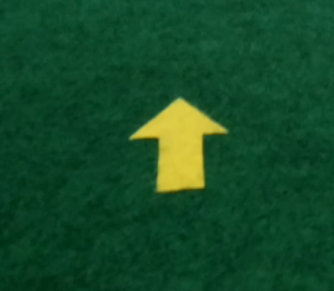
#> input picture arrow.png, 334 x 291 px
$ python arrow_moment.py
#> lines starting #> are read from the running program, lines starting #| are printed output that depends on the picture; after the words box and inside, x2 and y2 are one past the last pixel; in counts of white or black regions, pixels touching at a corner belong together
import cv2
import numpy as np

def find_arrow_direction(image):
    # Convert to grayscale
    gray = cv2.cvtColor(image, cv2.COLOR_BGR2GRAY)

    # Apply binary threshold
    _, thresh = cv2.threshold(gray, 127, 255, cv2.THRESH_BINARY)

    # Find contours
    contours, _ = cv2.findContours(thresh, cv2.RETR_EXTERNAL, cv2.CHAIN_APPROX_SIMPLE)

    # Assuming the largest contour is the arrow
    c = max(contours, key=cv2.contourArea)

    # Compute the center of the contour using moments
    M = cv2.moments(c)
    cX = int(M["m10"] / M["m00"])
    cY = int(M["m01"] / M["m00"])

    # Find the point in the contour that is furthest from the center
    max_distance = 0
    # endpoint = None
    endpoint = find_arrow_tip(c, cX, cY)
    for point in c:
        point = point[0]
        distance = np.sqrt((cX - point[0]) ** 2 + (cY - point[1]) ** 2)
        if distance > max_distance:
            max_distance = distance
            endpoint = point

    # Draw the center and the endpoint on the image
    cv2.circle(image, (cX, cY), 5, (0, 0, 255), -1)
    cv2.circle(image, (endpoint[0], endpoint[1]), 5, (0, 255, 0), -1)
    cv2.line(image, (cX, cY), (endpoint[0], endpoint[1]), (255, 0, 0), 2)

    return image

def find_arrow_tip(c, cX, cY):
    largest_angle = 0
    arrow_tip = None

    for i in range(len(c)):
        # Get two adjacent points
        p1 = c[i][0]
        p2 = c[(i + 1) % len(c)][0]

        # Compute vectors from the center of the contour to the points
        v1 = [p1[0] - cX, p1[1] - cY]
        v2 = [p2[0] - cX, p2[1] - cY]

        # Compute dot product and magnitude of vectors
        dot = v1[0] * v2[0] + v1[1] * v2[1]
        mag1 = np.sqrt(v1[0] ** 2 + v1[1] ** 2)
        mag2 = np.sqrt(v2[0] ** 2 + v2[1] ** 2)

        # Compute the angle between vectors using arccosine
        if mag1 * mag2 == 0:  # avoid division by zero
            continue
        angle = np.arccos(dot / (mag1 * mag2))

        # Update the arrow tip if this angle is larger than previous
        if angle > largest_angle:
            largest_angle = angle
            arrow_tip = p1

    return arrow_tip


# Read the image containing the arrow
image = cv2.imread('arrow.png')
#> image is the input picture: shape (291, 334, 3); mean B, G, R 41, 74.6, 20.5
result = find_arrow_direction(image)
#> in find_arrow_direction, `gray = cv2.cvtColor(image, cv2.COLOR_BGR2GRAY)`:
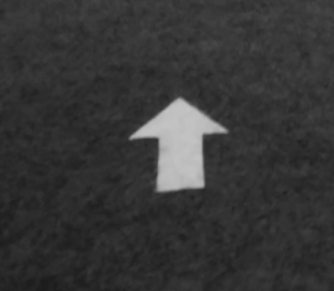
#> gray: shape (291, 334); min 27, max 197, mean 54.5
#> in find_arrow_direction, `_, thresh = cv2.threshold(gray, 127, 255, cv2.THRESH_BINARY)`:
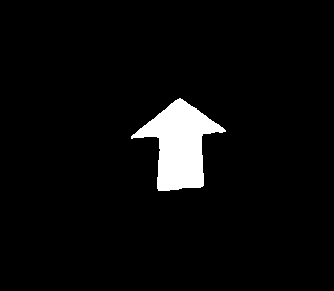
#> thresh: shape (291, 334); 4.5% white; 1 white region
#> in find_arrow_direction, `contours, _ = cv2.findContours(thresh, cv2.RETR_EXTERNAL, cv2.CHAIN_AP..`: contours = 1 contour; box (x1, y1, x2, y2) and area: (131, 98, 226, 191) 4178
#> in find_arrow_direction, `c = max(contours, key=cv2.contourArea)`: c = contour of 100 points, box (x1, y1, x2, y2) (131, 98, 226, 191), area 4178
#> in find_arrow_direction, `M = cv2.moments(c)`: M = moments, m00 4177.5, centre m10/m00, m01/m00 = (179.3, 144.4)
#> in find_arrow_direction, `cX = int(M["m10"] / M["m00"])`: cX = 179
#> in find_arrow_direction, `cY = int(M["m01"] / M["m00"])`: cY = 144
#> the loop in find_arrow_tip, `for i in range(len(c)):` made 100 passes
#> (p2, v1, v2, dot, mag1, mag2, angle, largest_angle) on passes 1, 3, 5, 7, 11, 31, 56: ([178, 99], [0, -46], [-1, -45], 2070, 46, 45.01, 0.0222, 0.0222), ([176, 100], [-2, -45], [-3, -44], 1986, 45.04, 44.1, 0.0237, 0.0237), ([172, 103], [-4, -44], [-7, -41], 1832, 44.18, 41.59, 0.0784, 0.0784), ([164, 110], [-8, -41], [-15, -34], 1514, 41.77, 37.16, 0.223, 0.223), ([153, 119], [-20, -31], [-26, -25], 1295, 36.89, 36.07, 0.232, 0.232), ([159, 148], [-20, -6], [-20, 4], 376, 20.88, 20.4, 0.489, 0.489), ([201, 136], [22, 10], [22, -8], 404, 24.17, 23.41, 0.775, 0.775)
#> (p1, p2, v1, v2, dot, mag1, mag2, angle) on passes 2, 4, 6, 8, 9, 10: ([178, 99], [177, 99], [-1, -45], [-2, -45], 2027, 45.01, 45.04, 0.0222), ([176, 100], [175, 100], [-3, -44], [-4, -44], 1948, 44.1, 44.18, 0.0226), ([172, 103], [171, 103], [-7, -41], [-8, -41], 1737, 41.59, 41.77, 0.0236), ([164, 110], [163, 110], [-15, -34], [-16, -34], 1396, 37.16, 37.58, 0.0244), ([163, 110], [160, 113], [-16, -34], [-19, -31], 1358, 37.58, 36.36, 0.11), ([160, 113], [159, 113], [-19, -31], [-20, -31], 1341, 36.36, 36.89, 0.0231)
#> after the loop in find_arrow_tip, `for i in range(len(c)):`: largest_angle = 0.775
#> in find_arrow_direction, `endpoint = find_arrow_tip(c, cX, cY)`: endpoint = [201, 154]
#> the loop in find_arrow_direction, `for point in c:` made 100 passes
#> (distance, max_distance, endpoint) on passes 1, 20, 21, 22, 40, 41, 42: (46, 46, [179, 98]), (46.1, 46.1, [134, 134]), (47.07, 47.07, [133, 134]), (48.66, 48.66, [131, 136]), (49.19, 49.19, [157, 188]), (49.66, 49.66, [158, 189]), (50.57, 50.57, [158, 190])
#> (point, distance) on passes 2 to 7: ([178, 99], 45.01), ([177, 99], 45.04), ([176, 100], 44.1), ([175, 100], 44.18), ([172, 103], 41.59), ([171, 103], 41.77)
#> after the loop in find_arrow_direction, `for point in c:`: max_distance = 50.57
#> in find_arrow_direction, `cv2.circle(image, (cX, cY), 5, (0, 0, 255), -1)`: image: shape (291, 334, 3); 0.08% of pixels changed, all inside (x1, y1, x2, y2) = (174, 139, 185, 150)
#> in find_arrow_direction, `cv2.line(image, (cX, cY), (endpoint[0], endpoint[1]), (255, 0, 0), 2)`:
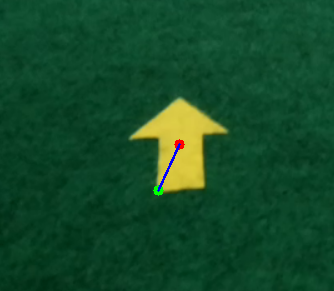
#> image: shape (291, 334, 3); mean B, G, R 41.2, 74.3, 20.2

cv2.imshow('Result', result)
cv2.waitKey(0)
cv2.destroyAllWindows()
